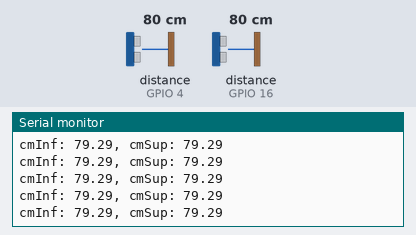
The sketch below on a simulated ESP8266 (NodeMCU). Shown: the last lines printed to the serial monitor. Wiring (inferred from the names in the program): 2 × ultrasonic range finder: trigger GPIO 0, echo GPIO 4 / trigger GPIO 5, echo GPIO 16. The test bench sets the inputs (shaded band); at power-on: distance to the obstacle (sensors on GPIO 4, GPIO 16) 80 cm. The echo pulse lasts 58.3 µs per cm; WiFi joins after 1.5 s; servers stay silent unless stated.

Above: at 2.7 s.
2.8 s: distance to the obstacle (sensor on GPIO 4) set to 2 cm
At 3.3 s:
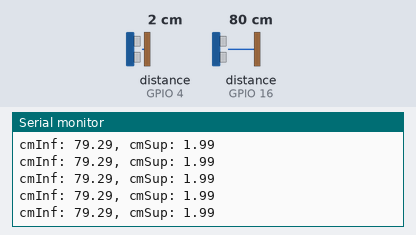
5.8 s: distance to the obstacle (sensor on GPIO 16) set to 2 cm
At 6.7 s:
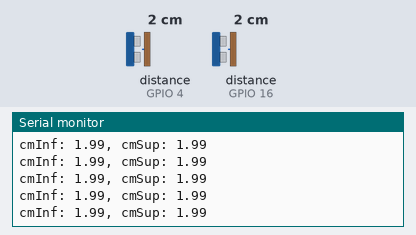
8.8 s: distance to the obstacle (sensor on GPIO 4) set to 4 cm
At 9.9 s:
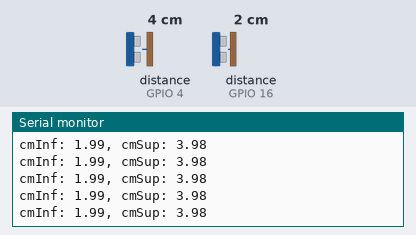
10.3 s: distance to the obstacle (sensor on GPIO 16) set to 120 cm
At 10.8 s:
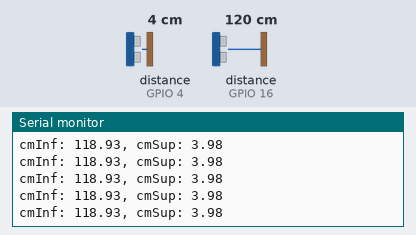
13.3 s: distance to the obstacle (sensor on GPIO 4) set to 120 cm
At 14.3 s:
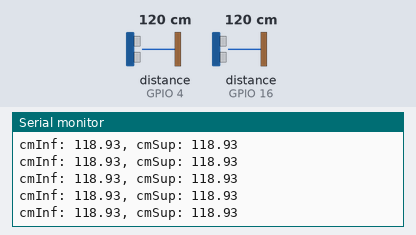
16.3 s: distance to the obstacle (sensor on GPIO 16) set to 4 cm
At 17.0 s:
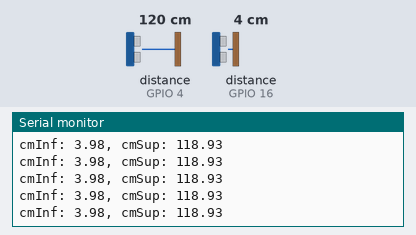
Timing chart, 0 to 19.3 s (numbered marks = the images above; inputs shaded):
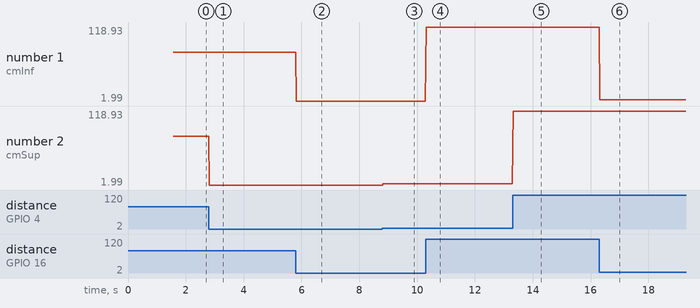

The sketch:

medidor-agua-a-web-v22.ino
```cpp
   /*
Programa para medir el nivel de agua en dos tanques y reportarlo via web.

por David Wong el 14oct17

Requiere una unidad compatible con ESP8266 (yo usé una NodeMCU v3 Lolin)

    */

#include <ESP8266WiFi.h>
#include <WiFiClient.h>
#include <ESP8266WebServer.h>
#include <ESP8266mDNS.h>
#include <math.h>  //para el redondeo

// ***** Pines para sensor HC-SR07 ****
// Sensor tanque inferior
    const int echoPinInf = 16; // D0 en NodeMCU
    const int trigPinInf = 5; // D1 en NodeMCU

// Sensor tanque superior
    const int echoPinSup = 4; // D2 en NodeMCU
    const int trigPinSup = 0; // D3 en NodeMCU

// **** Constantes de tamano tanque agua, superior e inferior (en metros) ****
// Tanque inferior
    const float lengthInfTankM = 3.2;   // Largo tanque inferior
    const float widthInfTankMM = 2;     // Ancho tanque inferior
    const float deepInfTankM = 1.7;     // Profundidad tanque inferior
    const float volTotalInfTankM3 = 8.96; // Restado 0.3 de distancia al sensor tanque inferior, nivel

// Tanque superior
    const float lengthSupTankM = 2.74;  // Largo tanque superior
    const float widthSupTankM = 2;      // Ancho tanque superior
    const float deepUpTankM = 1.9;      // Profundidad tanque superior
    const float volTotalSupTankM3 = 9.32; // Restado 0.2 de distancia al sensor tanque superior

// Para calculos internos
    long duration1;
    float deepInfTankCm;

    long duration2;
    float deepSupTankCm;

    float volumeInfTank;
    float volumeSupTank;

    float porcInfTank;
    float porcSupTank;

    String infoSensorInf;  // Estado web sensor inferior
    String infoSensorSup; // Estado web sensor superior

// Clave wifi del AP del lugar
const char* ssid = "wifi-ap";
const char* password = "wifipass";

ESP8266WebServer server(80);

void handleRoot() {
//  server.send(200, "text/plain", "hello from esp8266!");
  server.send(200, "text/plain", infoSensorInf + "\n" + infoSensorSup);
//  server.send(200, "text/plain", infoSensorSup);

}

void handleNotFound(){
  digitalWrite(13, 1);
  delay(2000);
  String message = "File Not Found\n\n";
  message += "URI: ";
  message += server.uri();
  message += "\nMethod: ";
  message += (server.method() == HTTP_GET)?"GET":"POST";
  message += "\nArguments: ";
  message += server.args();
  message += "\n";
  for (uint8_t i=0; i<server.args(); i++){
    message += " " + server.argName(i) + ": " + server.arg(i) + "\n";
  }
  server.send(404, "text/plain", message);
  digitalWrite(13, 0);
}


void setup(void){
  // Configuramos los pines de los sensores HC-SR07 x 2
  pinMode(trigPinInf, OUTPUT);
  pinMode(echoPinInf, INPUT);
  pinMode(trigPinSup, OUTPUT);
  pinMode(echoPinSup, INPUT);
  // no olvidar abrir puerto para depurar
  Serial.begin (9600);

  // A partir de aca es para la conexion http
  WiFi.begin(ssid, password);
  Serial.println("");

  // Wait for connection
  while (WiFi.status() != WL_CONNECTED) {
    delay(500);
 //   Serial.print(".");
    Serial.print("Connecting to ");
    Serial.println(ssid);
  }
  Serial.println("");
  Serial.print("Connected to ");
  Serial.println(ssid);
  Serial.print("IP address: ");
  Serial.println(WiFi.localIP());

  if (MDNS.begin("esp8266")) {
    Serial.println("MDNS responder started");
  }

  server.on("/", handleRoot);

  server.on("/inline", [](){
    server.send(200, "text/plain", "this works as well");
  });

  server.onNotFound(handleNotFound);

  server.begin();
  Serial.println("HTTP server started");
}

void loop(void){

      // Dispara sensor HC-SR07 para medir tanque bajo
      digitalWrite(trigPinInf, LOW);
      delayMicroseconds(2);
      digitalWrite(trigPinInf, HIGH);
      delayMicroseconds(10);
      digitalWrite(trigPinInf, LOW);
      duration1 = pulseIn(echoPinInf, HIGH);
      deepInfTankCm = duration1*0.034/2;

       // Trigger upper tank
      digitalWrite(trigPinSup, LOW);
      delayMicroseconds(2);
      digitalWrite(trigPinSup, HIGH);
      delayMicroseconds(10);
      digitalWrite(trigPinSup, LOW);
      duration2 = pulseIn(echoPinSup, HIGH);
      deepSupTankCm= duration2*0.034/2;
/*
     if (deepInfTankCm > 0 && deepSupTankCm > 0) {   // Verificar que no haya error, ningún sensor puede ser cero!
        // Make calculations based on volume1 and volume2
          volumeInfTank = lengthInfTankM * widthInfTankMM * (deepInfTankM - (float)deepInfTankCm/100);

          porcInfTank = (float)volumeInfTank/(float)volTotalInfTankM3 * 100;

          volumeInfTank = round(volumeInfTank*10);
          volumeInfTank = volumeInfTank/10;

          volumeSupTank = lengthSupTankM * widthSupTankM * (deepUpTankM - (float)deepSupTankCm/100);
          volumeSupTank = round(volumeSupTank*10);
          volumeSupTank = volumeSupTank/10;
          porcSupTank = (float)volumeSupTank / volTotalSupTankM3 * 100;

       // Elabora mensaje a mostrar en web
          infoSensorInf = "Volumen Tanque Inferior: " + String(volumeInfTank) + "m3, " + String(porcInfTank) + "%";
          infoSensorSup = "Volumen Tanque Superior: " + String(volumeSupTank) + "m3, " + String(porcSupTank) + "%";

     } else {
      // Hubo un error con algun sensor, alguno fue cero.
          infoSensorInf = "ERROR SENSOR: cmInf: " + String(deepInfTankCm) + ", " + String(duration1) + "uS";
          infoSensorSup = "ERROR SENSOR: cmSup: " + String(deepSupTankCm) + ", " + String(duration2) + "uS";
     }
 */
     // Información para depuración
     Serial.println("cmInf: " + String(deepInfTankCm) + ", " + "cmSup: " + String(deepSupTankCm));
   //  Serial.println(infoSensorSup + " /  " + infoSensorInf);

  server.handleClient();
}
```

Measured:
- after the input at 2.8 s, the serial monitor: prints a new line at once (image 1)
- after the input at 5.8 s, the serial monitor: prints a new line at once (image 2)
- after the input at 8.8 s, the serial monitor: prints a new line at once (image 3)
- after the input at 10.3 s, the serial monitor: prints a new line at once (image 4)
- after the input at 13.3 s, the serial monitor: prints a new line at once (image 5)
- after the input at 16.3 s, the serial monitor: prints a new line at once (image 6)
- plotted number 1: 1.99 → 118.93 after the input at 10.3 s, 118.93 → 3.98 after the input at 16.3 s
- plotted number 2: 79.29 → 1.99 after the input at 2.8 s, 1.99 → 3.98 after the input at 8.8 s, 118.93 → 11 after the input at 16.3 s
